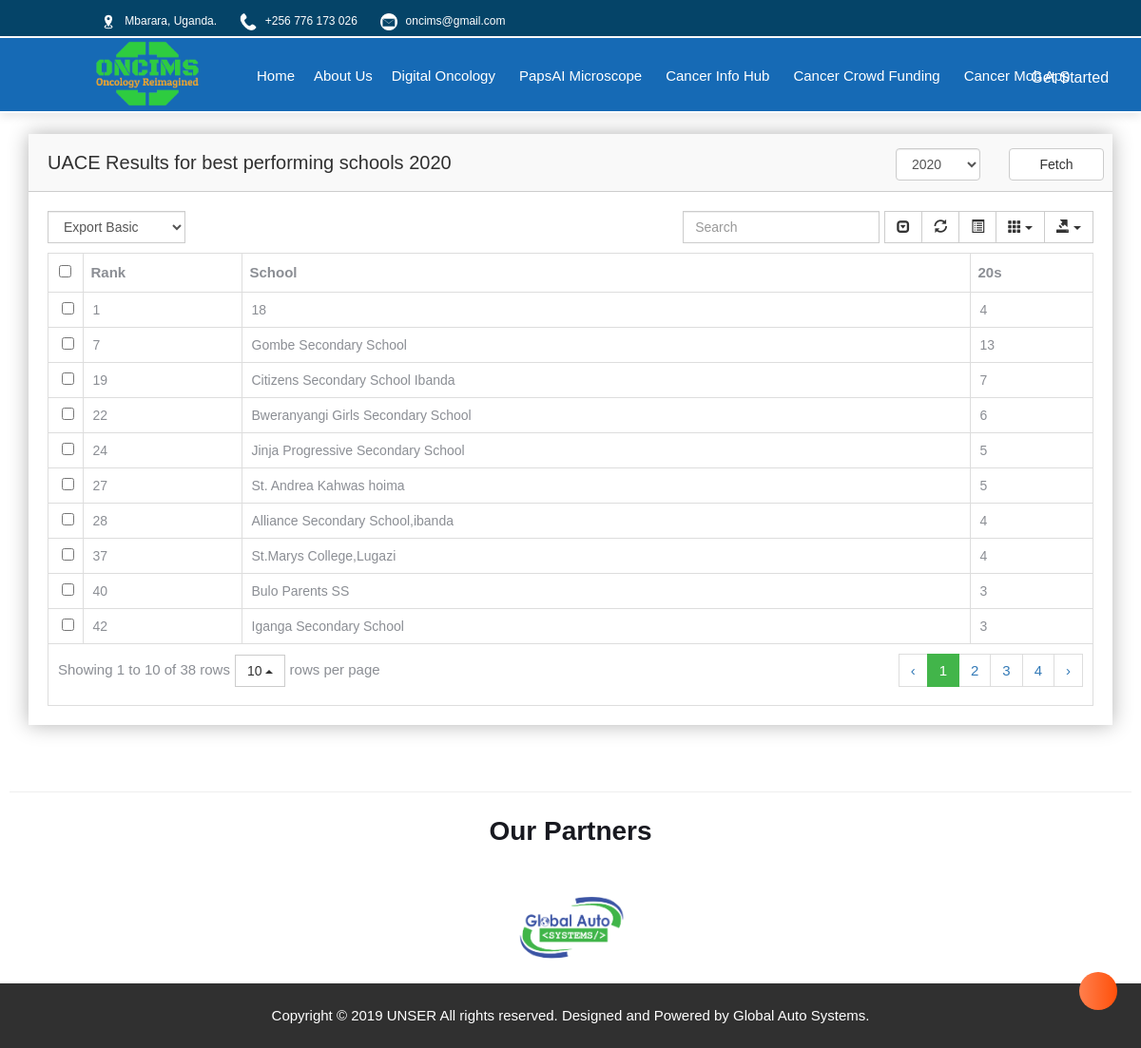
The page /results_uace/ on the database its author committed.
### ministry/models.py (models this page shows, shortened)
class SchoolRankUACE(models.Model):
	rank = models.IntegerField()
	number = models.IntegerField()
	year = models.IntegerField()
	school = models.CharField(max_length=200)

### public/views.py (the view)
# urls.py: path('results_uace/', views.uace_results, name='results-uace'),
def uace_results(request):
	year = 2020
	if request.GET.get('year', None):
		year = request.GET.get('year', None)
	the_results = SchoolRankUACE.objects.filter(year=year).order_by('rank')[:500]
	context = {
		'title': 'UNEB Results',
		'results':the_results,
		'year':year,
	}
	return render(request, 'public/results_uace.html', context)

### public/templates/public/results_uace.html (shortened to what this page needs)
{% extends "public/base.html" %}
{% block content %}
<div class="data-table-area mg-t-40 mg-b-40">
    <div class="container">
        <div class="row">
            <div class="col-lg-12">
                <div class="sparkline13-list shadow-reset">
                    <div class="sparkline13-hd">
                        <div class="main-sparkline13-hd">
                            <h1><span class="table-project-n"> UACE Results for best performing schools {{year}}</span></h1>
                            <div class="sparkline13-outline-icon">
                                <form action="" method="GET">
                                    <div class="row">
                                    <div class="col-lg-6">
                                    <select name="year" id="" class="form-control">
                                        <option value="2020">2020</option>
                                    </select>
                                    </div>
                                    <div class="col-lg-3">
                                    <input type="submit" class="btn btn-default" value="Fetch" style="width: 100px;">
                                    </div>
                                </div>
                                </form>
                            </div>
                        </div>
                    </div>
                    <div class="sparkline13-graph">
                        <div class="datatable-dashv1-list custom-datatable-overright">
                            <div id="toolbar">
                                <select class="form-control">
                                    <option value="">Export Basic</option>
                                </select>
                            </div>
                            <table id="table" data-toggle="table" data-pagination="true" data-search="true" data-show-columns="true" data-show-pagination-switch="true" data-show-refresh="true" data-key-events="true" data-show-toggle="true" data-resizable="true" data-cookie="true" data-cookie-id-table="saveId" data-show-export="true" data-click-to-select="true" data-toolbar="#toolbar">
                                <thead>
                                    <tr>
                                        <th data-field="name" data-editable="false">Rank</th>
                                        <th data-field="reg_no" data-editable="false">School</th>
                                        <th data-field="act" data-editable="false">20s</th>
                                    </tr>
                                </thead>
                                <tbody>
                                {% for result in results %}
                                    <tr>
                                        <td>{{result.rank}}</td>
                                        <td>{{result.school}}</td>
                                        <td>{{result.number}}</td>
                                    </tr>
                                {% endfor %}
                                </tbody>
                            </table>
                        </div>
                    </div>
                </div>
            </div>
        </div>
    </div>
</div>
{% endblock content %}

### ministry/static/css/switcher/color-one.css (style rules this page uses)
html, body { font-family: 'Open Sans', sans-serif;font-weight:400;background: #27ae60 }

### ministry/static/css/switcher/color-two.css (style rules this page uses)
html, body { font-family: 'Open Sans', sans-serif;font-weight:400;background: #1c84c6 }

### ministry/static/css/switcher/color-three.css (style rules this page uses)
html, body { font-family: 'Open Sans', sans-serif;font-weight:400;background: #ed5565 }

### ministry/static/css/switcher/color-four.css (style rules this page uses)
html, body { font-family: 'Open Sans', sans-serif;font-weight:400;background: #1ab394 }

### ministry/static/css/switcher/color-five.css (style rules this page uses)
html, body { font-family: 'Open Sans', sans-serif;font-weight:400;background: #EE7752 }

### ministry/static/css/switcher/color-six.css (style rules this page uses)
html, body { font-family: 'Open Sans', sans-serif;font-weight:400;background: #27ae60 }

### ministry/static/css/switcher/color-seven.css (style rules this page uses)
html, body { font-family: 'Open Sans', sans-serif;font-weight:400;background: #7f8c8d }

### ministry/static/css/switcher/color-eight.css (style rules this page uses)
html, body { font-family: 'Open Sans', sans-serif;font-weight:400;background: #0000ff }

### ministry/static/css/switcher/color-nine.css (style rules this page uses)
html, body { font-family: 'Open Sans', sans-serif;font-weight:400;background: #ff0080 }

### ministry/static/css/switcher/color-ten.css (style rules this page uses)
html, body { font-family: 'Open Sans', sans-serif;font-weight:400;background: #1a0000 }

### rows shown on the page
SchoolRankUACE: rank "1", school "18", number "4"
SchoolRankUACE: rank "7", school "Gombe Secondary School", number "13"
SchoolRankUACE: rank "19", school "Citizens Secondary School Ibanda", number "7"
SchoolRankUACE: rank "22", school "Bweranyangi Girls Secondary School", number "6"
SchoolRankUACE: rank "24", school "Jinja Progressive Secondary School", number "5"
SchoolRankUACE: rank "27", school "St. Andrea Kahwas hoima", number "5"
SchoolRankUACE: rank "28", school "Alliance Secondary School,ibanda", number "4"
SchoolRankUACE: rank "37", school "St.Marys College,Lugazi", number "4"
SchoolRankUACE: rank "40", school "Bulo Parents SS", number "3"
SchoolRankUACE: rank "42", school "Iganga Secondary School", number "3"

### other values the page prints
{{ year }} "2020"
